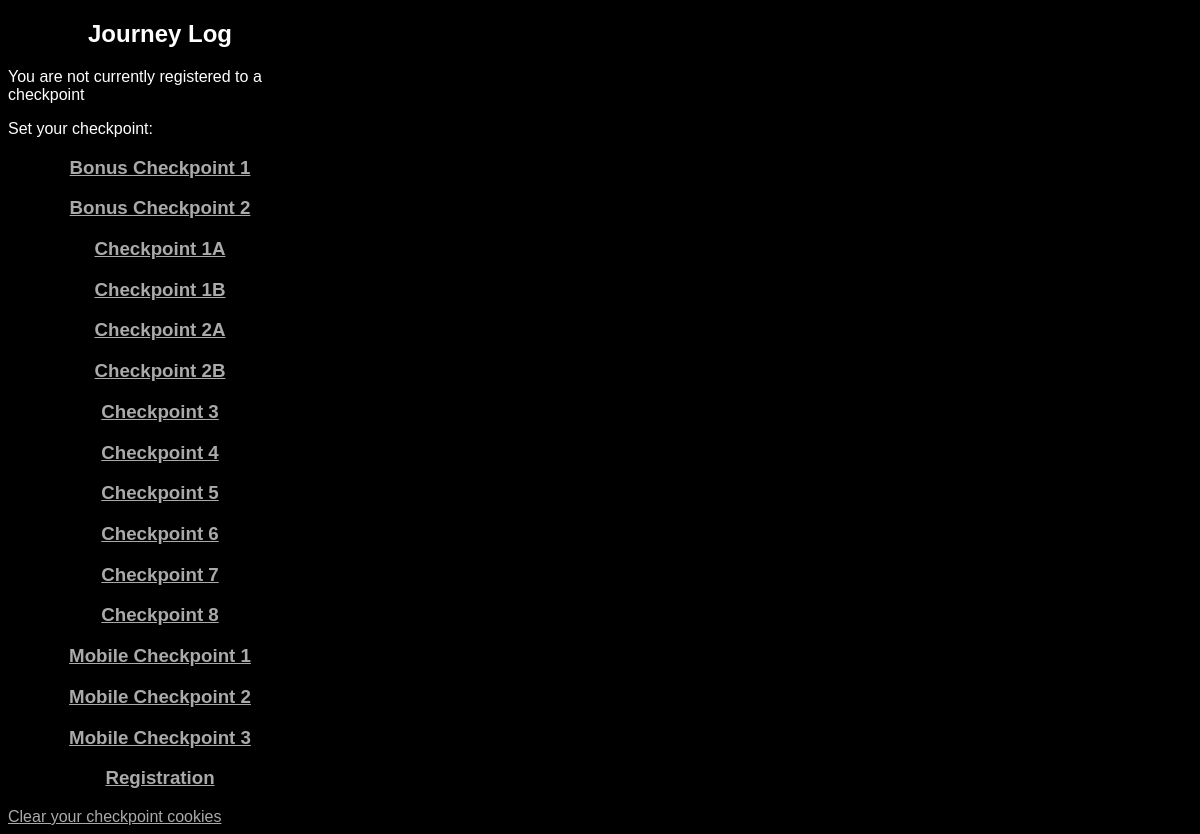
Before: /_cidindex.php with the older database file.
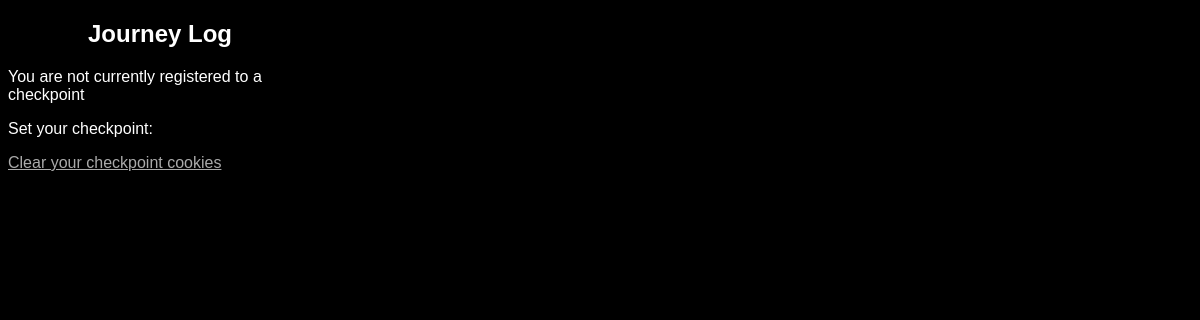
After: the same page with the newer database file.
### tables this page shows
CREATE TABLE `checkpoints` (
  `checkpoint_id` int(11) DEFAULT NULL,
  `checkpoint_name` varchar(255) DEFAULT NULL,
  `checkpoint_loc_lat` float DEFAULT NULL,
  `checkpoint_loc_long` float DEFAULT NULL,
  `is_mobile` tinyint(1) DEFAULT '0',
  `is_bonus` tinyint(1) DEFAULT '0',
  `checkpoint_position` int(11) DEFAULT NULL,
  KEY `checkpoint_id` (`checkpoint_id`),
  KEY `index_checkpoints_on_checkpoint_loc_lat` (`checkpoint_loc_lat`),
  KEY `index_checkpoints_on_checkpoint_loc_long` (`checkpoint_loc_long`),
  KEY `index_checkpoints_on_checkpoint_position` (`checkpoint_position`),
  KEY `index_checkpoints_on_is_mobile_and_is_bonus` (`is_mobile`,`is_bonus`)
);

### www/functions.php (called while the page is built, shortened)
<?
function connectdb($reg_mysql=false) {
    if ($reg_mysql) {
    	$link = mysql_connect(DB_SERVER, DB_LOGIN, DB_PASSWD);
    	return $link;
    } else {
    	$mysqli = new mysqli(DB_SERVER,DB_LOGIN,DB_PASSWD, DB_NAME)
    		or die("Could not connect");
		return $mysqli;
	}
}
function get_all_checkpoint_ids() {
	$mysqli = connectdb();
	$result = $mysqli->query("SELECT checkpoint_id from ".CHECKPOINTS_TBL." WHERE 1 ORDER BY checkpoint_name");
	while ($row = $result->fetch_object()) {
		$return_array[] = $row->checkpoint_id;
	}
	return $return_array;
}
function get_checkpoint_name($cid) {
	$query = "SELECT checkpoint_name FROM ".CHECKPOINTS_TBL." WHERE checkpoint_id = ".$cid;
	$result = mysql_query($query);
	$row = mysql_fetch_array($result);
	return $row[0];
}

### www/_cidindex.php (the view, shortened to what this page needs)
<!DOCTYPE html PUBLIC "-//W3C//DTD HTML 4.01//EN"
   "http://www.w3.org/TR/html4/strict.dtd">
<?php
include('functions.php');
?>
<html lang="en">
<head>
</head>
<body>
<h2>Journey Log</h2>
<? if (isset($cid)) { ?>
<p>You are currently registered to: <?php print get_checkpoint_name($cid); ?></p>
<? } else { ?>
<p>You are not currently registered to a checkpoint</p>
<? } ?>
<p>Set your checkpoint:</p>
<p>
<?
	$all_checkpoints = get_all_checkpoint_ids();
	foreach ($all_checkpoints as $checkpoint_id) {
		print '<h3><a href="_setcid.php?cid='.$checkpoint_id.'">'.get_checkpoint_name($checkpoint_id).'</a></h3>';
	}
?>
</p>
<a href="setcid.php?cid=9999">Clear your checkpoint cookies</a>
</body>
</html>

### www/style.css (style rules this page uses)
body { background-color: #000; color: #FFF; font-family: sans-serif; }
html { width: 320px; }
a:link { color: #AAA; text-decoration: underline; }
h1, h2, h3 { text-align: center }

Changed rows visible on the page:
removed checkpoints: checkpoint_name "Bonus Checkpoint 1"
removed checkpoints: checkpoint_name "Bonus Checkpoint 2"
removed checkpoints: checkpoint_name "Checkpoint 1A"
removed checkpoints: checkpoint_name "Checkpoint 1B"
removed checkpoints: checkpoint_name "Checkpoint 2A"
removed checkpoints: checkpoint_name "Checkpoint 2B"
removed checkpoints: checkpoint_name "Checkpoint 3"
removed checkpoints: checkpoint_name "Checkpoint 4"
removed checkpoints: checkpoint_name "Checkpoint 5"
removed checkpoints: checkpoint_name "Checkpoint 6"
removed checkpoints: checkpoint_name "Checkpoint 7"
removed checkpoints: checkpoint_name "Checkpoint 8"
removed checkpoints: checkpoint_name "Mobile Checkpoint 1"
removed checkpoints: checkpoint_name "Mobile Checkpoint 2"
removed checkpoints: checkpoint_name "Mobile Checkpoint 3"
removed checkpoints: checkpoint_name "Registration"
